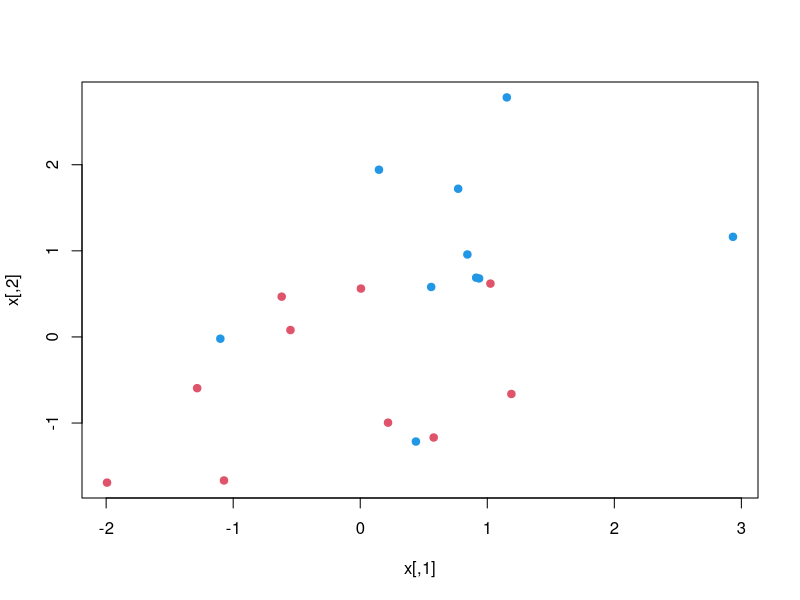
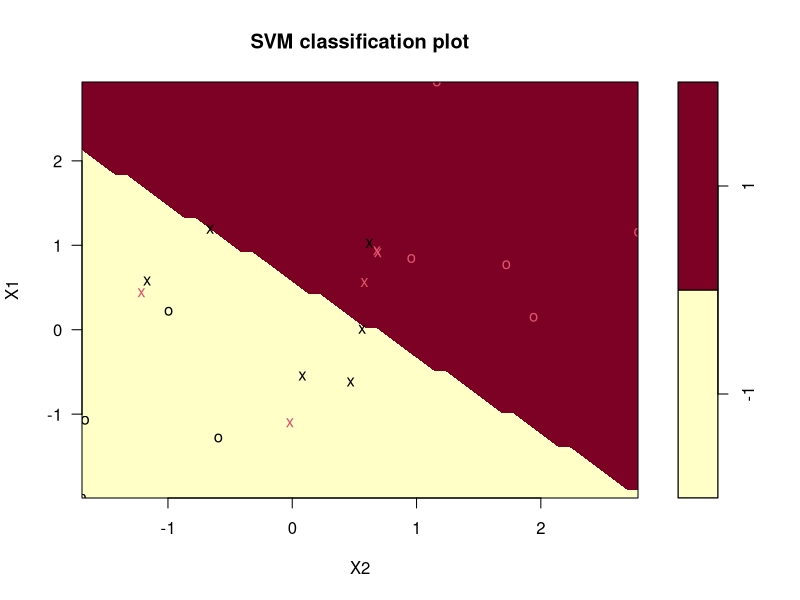
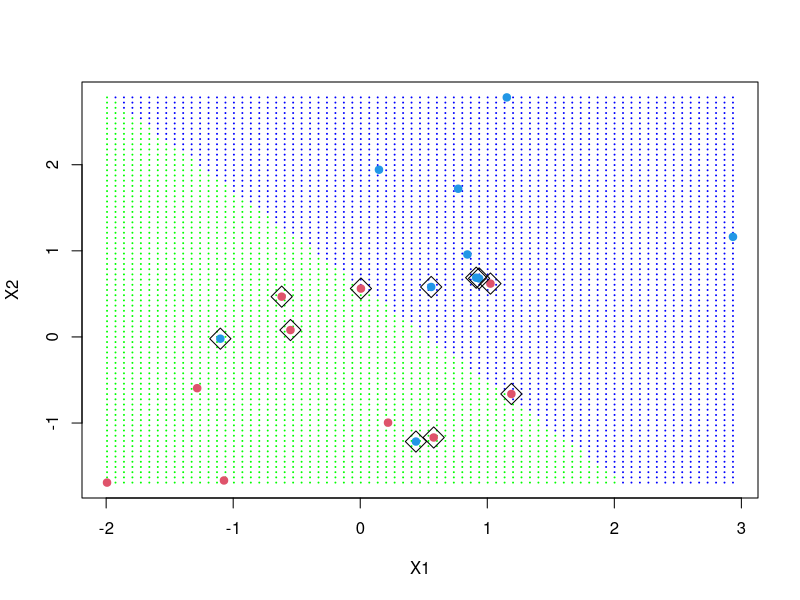
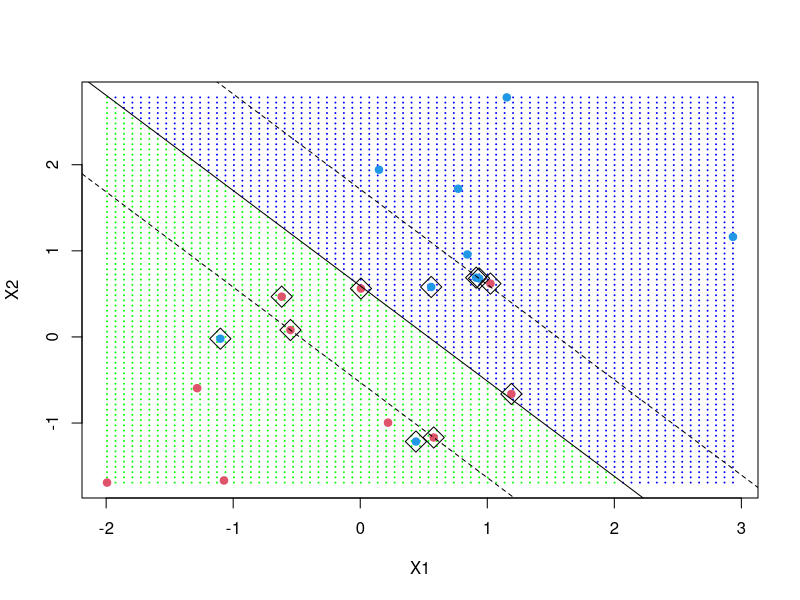

Recreate these plots in R, in order.
## ---- chunk 1

set.seed(10112)
x = matrix(rnorm(40), 20, 2)
y = rep(c(-1, 1), c(10, 10))
x[y == 1,] = x[y == 1,] + 1
plot(x, col = y + 3, pch = 19)

library(e1071)

dat = data.frame(x, y = as.factor(y))
svmfit = svm(y ~ ., data = dat, kernel = "linear", cost = 10, scale = FALSE)
print(svmfit)

plot(svmfit, dat)

make.grid = function(x, n = 75) {
  grange = apply(x, 2, range)
  x1 = seq(from = grange[1,1], to = grange[2,1], length = n)
  x2 = seq(from = grange[1,2], to = grange[2,2], length = n)
  expand.grid(X1 = x1, X2 = x2)
}

xgrid = make.grid(x)
xgrid[1:10,]

ygrid = predict(svmfit, xgrid)
plot(xgrid, col = c("green","blue")[as.numeric(ygrid)], pch = 20, cex = .2)
points(x, col = y + 3, pch = 19)
points(x[svmfit$index,], pch = 5, cex = 2)

beta = drop(t(svmfit$coefs)%*%x[svmfit$index,])
beta0 = svmfit$rho

plot(xgrid, col = c("green", "blue")[as.numeric(ygrid)], pch = 20, cex = .2)
points(x, col = y + 3, pch = 19)
points(x[svmfit$index,], pch = 5, cex = 2)
abline(beta0 / beta[2], -beta[1] / beta[2])
abline((beta0 - 1) / beta[2], -beta[1] / beta[2], lty = 2)
abline((beta0 + 1) / beta[2], -beta[1] / beta[2], lty = 2)

